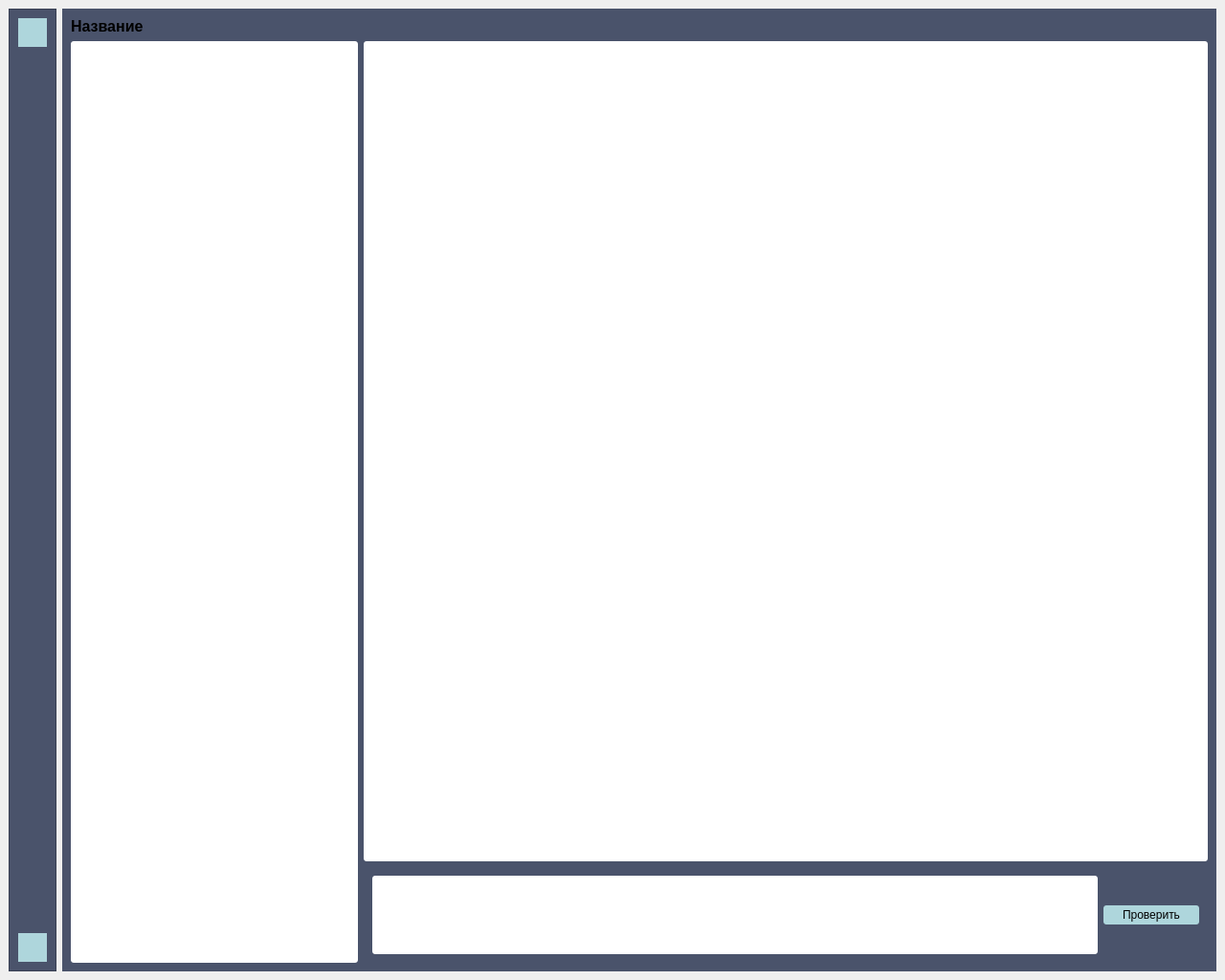
<?xml version="1.0" encoding="UTF-8"?>
<ui version="4.0">
 <class>MainWindow</class>
 <widget class="QMainWindow" name="MainWindow">
  <property name="geometry">
   <rect>
    <x>0</x>
    <y>0</y>
    <width>1280</width>
    <height>1024</height>
   </rect>
  </property>
  <property name="windowTitle">
   <string>MainWindow</string>
  </property>
  <widget class="QWidget" name="centralwidget">
   <layout class="QHBoxLayout" name="horizontalLayout">
    <item>
     <widget class="QFrame" name="frame">
      <property name="minimumSize">
       <size>
        <width>50</width>
        <height>0</height>
       </size>
      </property>
      <property name="maximumSize">
       <size>
        <width>50</width>
        <height>16777215</height>
       </size>
      </property>
      <property name="styleSheet">
       <string notr="true">background-color: #4a536b;</string>
      </property>
      <property name="frameShape">
       <enum>QFrame::StyledPanel</enum>
      </property>
      <property name="frameShadow">
       <enum>QFrame::Raised</enum>
      </property>
      <layout class="QVBoxLayout" name="verticalLayout">
       <item>
        <widget class="QPushButton" name="pushButton">
         <property name="minimumSize">
          <size>
           <width>30</width>
           <height>30</height>
          </size>
         </property>
         <property name="maximumSize">
          <size>
           <width>30</width>
           <height>30</height>
          </size>
         </property>
         <property name="styleSheet">
          <string notr="true">background-color: #aed6dc;
border: 0px;</string>
         </property>
         <property name="text">
          <string/>
         </property>
        </widget>
       </item>
       <item>
        <spacer name="verticalSpacer">
         <property name="orientation">
          <enum>Qt::Vertical</enum>
         </property>
         <property name="sizeHint" stdset="0">
          <size>
           <width>20</width>
           <height>40</height>
          </size>
         </property>
        </spacer>
       </item>
       <item>
        <widget class="QPushButton" name="pushButton_4">
         <property name="minimumSize">
          <size>
           <width>30</width>
           <height>30</height>
          </size>
         </property>
         <property name="maximumSize">
          <size>
           <width>30</width>
           <height>30</height>
          </size>
         </property>
         <property name="styleSheet">
          <string notr="true">background-color: #aed6dc;
border: 0px;</string>
         </property>
         <property name="text">
          <string/>
         </property>
        </widget>
       </item>
      </layout>
     </widget>
    </item>
    <item>
     <widget class="QFrame" name="gridFrame">
      <property name="styleSheet">
       <string notr="true">background-color: #4a536b;</string>
      </property>
      <layout class="QGridLayout" name="gridLayout">
       <item row="1" column="1">
        <layout class="QVBoxLayout" name="verticalLayout_2">
         <item>
          <widget class="QTextEdit" name="textEdit">
           <property name="styleSheet">
            <string notr="true">background: #fff;
border-radius: 3px</string>
           </property>
          </widget>
         </item>
         <item>
          <widget class="QFrame" name="horizontalFrame">
           <property name="maximumSize">
            <size>
             <width>16777215</width>
             <height>100</height>
            </size>
           </property>
           <layout class="QHBoxLayout" name="horizontalLayout_2">
            <item>
             <widget class="QTextBrowser" name="textBrowser_2">
              <property name="maximumSize">
               <size>
                <width>16777215</width>
                <height>100</height>
               </size>
              </property>
              <property name="styleSheet">
               <string notr="true">background: #fff;
border-radius: 3px</string>
              </property>
             </widget>
            </item>
            <item>
             <widget class="QPushButton" name="pushButton_2">
              <property name="minimumSize">
               <size>
                <width>100</width>
                <height>20</height>
               </size>
              </property>
              <property name="maximumSize">
               <size>
                <width>100</width>
                <height>20</height>
               </size>
              </property>
              <property name="styleSheet">
               <string notr="true">border: 0px;
border-radius: 3px;
background:#aed6dc</string>
              </property>
              <property name="text">
               <string>Проверить</string>
              </property>
             </widget>
            </item>
           </layout>
          </widget>
         </item>
        </layout>
       </item>
       <item row="1" column="0">
        <widget class="QTextBrowser" name="textBrowser">
         <property name="maximumSize">
          <size>
           <width>300</width>
           <height>16777215</height>
          </size>
         </property>
         <property name="styleSheet">
          <string notr="true">background: #fff;
border-radius: 3px</string>
         </property>
        </widget>
       </item>
       <item row="0" column="0">
        <widget class="QLabel" name="label">
         <property name="text">
          <string>&lt;html&gt;&lt;head/&gt;&lt;body&gt;&lt;p align=&quot;left&quot;&gt;&lt;span style=&quot; font-size:12pt; font-weight:600;&quot;&gt;Название&lt;/span&gt;&lt;/p&gt;&lt;/body&gt;&lt;/html&gt;</string>
         </property>
        </widget>
       </item>
      </layout>
     </widget>
    </item>
   </layout>
  </widget>
 </widget>
 <resources/>
 <connections/>
</ui>
